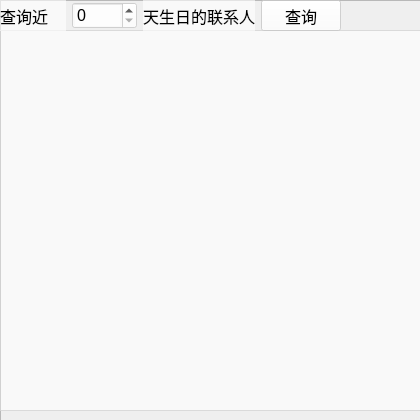
<?xml version="1.0" encoding="UTF-8"?>
<ui version="4.0">
 <class>Email_func_normal</class>
 <widget class="QWidget" name="Email_func_normal">
  <property name="geometry">
   <rect>
    <x>0</x>
    <y>0</y>
    <width>420</width>
    <height>420</height>
   </rect>
  </property>
  <property name="windowTitle">
   <string>近期生日查询</string>
  </property>
  <widget class="QFrame" name="frame">
   <property name="geometry">
    <rect>
     <x>0</x>
     <y>0</y>
     <width>421</width>
     <height>421</height>
    </rect>
   </property>
   <property name="styleSheet">
    <string notr="true">#frame
{
	border-image: url(:/background/屏幕截图 2024-06-01 180551.png);
}
</string>
   </property>
   <property name="frameShape">
    <enum>QFrame::StyledPanel</enum>
   </property>
   <property name="frameShadow">
    <enum>QFrame::Raised</enum>
   </property>
   <widget class="QTableView" name="tableView">
    <property name="geometry">
     <rect>
      <x>0</x>
      <y>30</y>
      <width>421</width>
      <height>381</height>
     </rect>
    </property>
    <property name="styleSheet">
     <string notr="true">background-color: rgba(255, 255, 255,0.6);</string>
    </property>
   </widget>
   <widget class="QWidget" name="layoutWidget">
    <property name="geometry">
     <rect>
      <x>0</x>
      <y>0</y>
      <width>341</width>
      <height>31</height>
     </rect>
    </property>
    <layout class="QHBoxLayout" name="horizontalLayout_3">
     <item>
      <widget class="QLabel" name="label_5">
       <property name="font">
        <font>
         <pointsize>12</pointsize>
        </font>
       </property>
       <property name="styleSheet">
        <string notr="true">background-color: rgba(255, 255, 255,0.6);</string>
       </property>
       <property name="text">
        <string>查询近</string>
       </property>
      </widget>
     </item>
     <item>
      <widget class="QSpinBox" name="spinBox_3">
       <property name="font">
        <font>
         <pointsize>12</pointsize>
        </font>
       </property>
       <property name="styleSheet">
        <string notr="true">background-color: rgba(255, 255, 255,0.6);</string>
       </property>
      </widget>
     </item>
     <item>
      <widget class="QLabel" name="label_6">
       <property name="font">
        <font>
         <pointsize>12</pointsize>
        </font>
       </property>
       <property name="styleSheet">
        <string notr="true">background-color: rgba(255, 255, 255,0.6);</string>
       </property>
       <property name="text">
        <string>天生日的联系人</string>
       </property>
      </widget>
     </item>
     <item>
      <widget class="QPushButton" name="pushButton">
       <property name="font">
        <font>
         <pointsize>12</pointsize>
        </font>
       </property>
       <property name="styleSheet">
        <string notr="true">background-color: rgba(255, 255, 255,0.6);</string>
       </property>
       <property name="text">
        <string>查询</string>
       </property>
      </widget>
     </item>
    </layout>
   </widget>
  </widget>
 </widget>
 <resources/>
 <connections/>
</ui>
